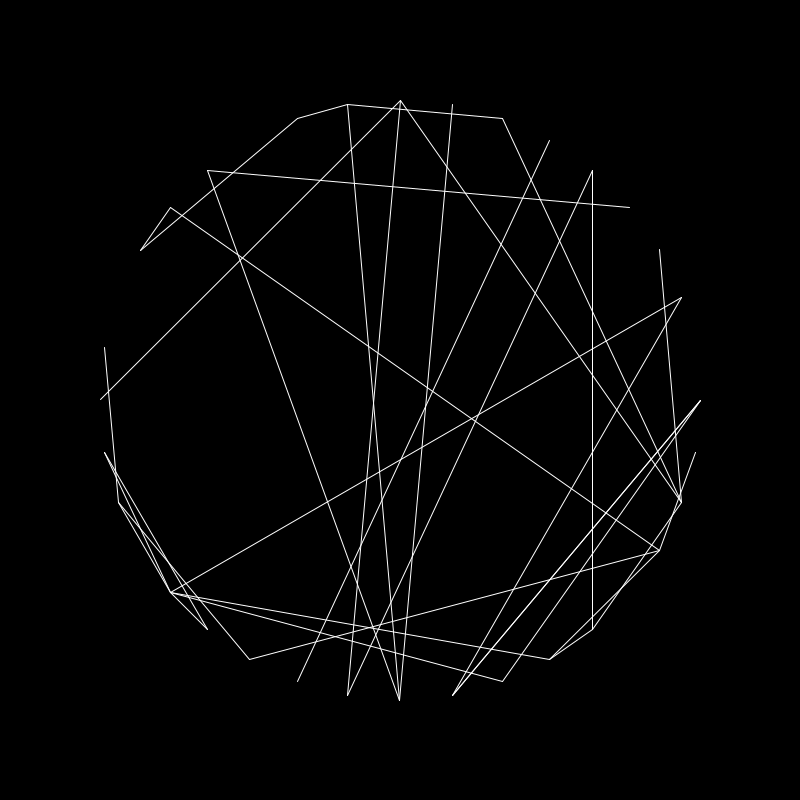
Frame 1 (no input)
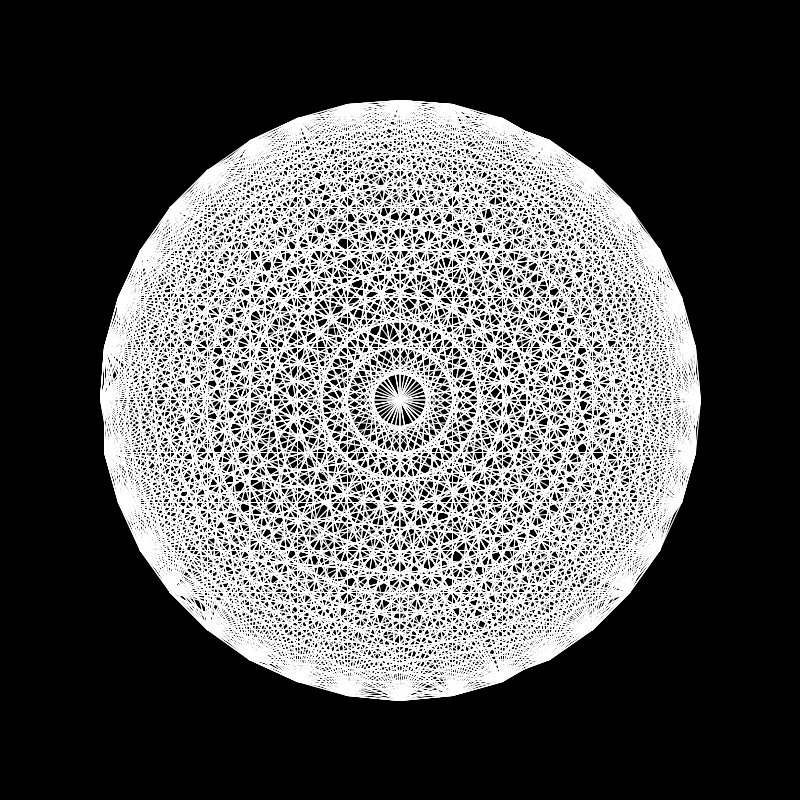
Frame 60 (the mouse pressed at the canvas centre just before this capture)
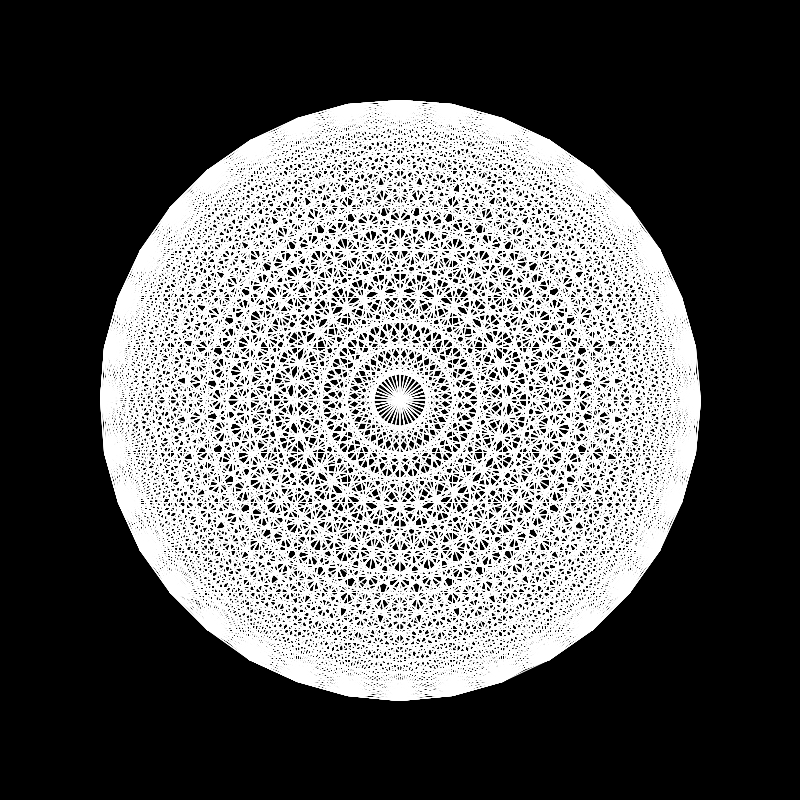
Frame 120 (the mouse held since frame 60 and released just before this capture)

The Processing sketch that drew these frames (run headless with seeded random() and noise(); from frame 60 on, the mouse is pressed at the canvas centre):

// Processing sketch: processing_68458
// ── processing_68458.pde

int radius = 300;  //What is the difference between an int and a float?
int circle1, circle2;

float [] xPos = new float [36];  //What are these called and what do they do?
float [] yPos = new float [36];


void setup() {        //Describe what "setup" does:
  size(800,800);      //What does this do?
  smooth();           //What does this do?
  background(0);    //What does this do?
  stroke (255);
  
  //Describe what's happening here:
  for (int i = 0; i < 36; i++) {
    int deg = i * 10;
    float angle = radians(deg);
    xPos[i] = cos(angle) * radius;
    yPos[i] = sin(angle) * radius;
  }
  
}

void draw() {      //Describe what "draw" does generally:

  //Describe what's happening here:
  translate(width/2, height/2);
  
  //Describe what's happening here:
  if (mousePressed == true) {
    fill(random(0, 255), random(0, 255), random(0, 255));
  } else {
    fill(255);
  }

  //Describe what's happening here:
  for (int i = 0; i < 36; i++) {
    circle1 = int (random(36));
    circle2 = int (random(36));
    
    line(xPos[circle1], yPos[circle1], xPos[circle2], yPos[circle2]);    
  }
  
  delay (200);

}
//Describe what this sketch does:
